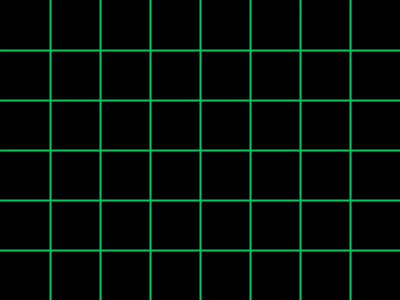
Frame 1 (no input)
Frame 60 (the mouse pressed at the canvas centre just before this capture): identical to frame 1, image omitted
Frame 120 (the mouse held since frame 60 and released just before this capture): identical to frame 1, image omitted

The Processing sketch that drew this single still picture (run headless with seeded random() and noise(); from frame 60 on, the mouse is pressed at the canvas centre):

// Processing sketch: grid
// ── grid.pde
float x = 0;
float y = 0;

void setup(){
 size(400, 300); 
}

void draw() {
 background(0);
 
 stroke (0, 200, 100);
 strokeWeight(2);
 
 x = 50;
 while (x < width) {
  line (x, 0, x, height);
  x += 50; 
 }
  
 y = 50;
 while (y < height) {
   line (0, y, width, y);
   y += 50;
 }
 }
  
